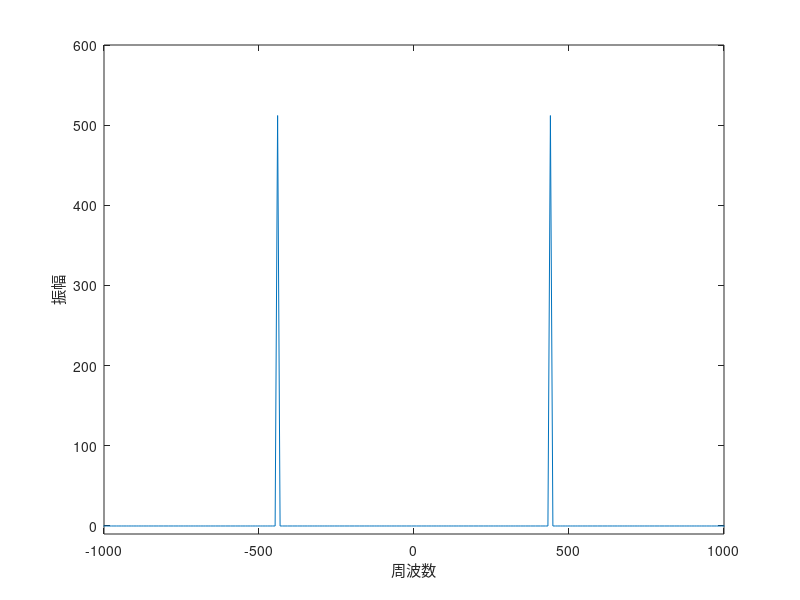

This chart was generated by the following MATLAB code:
clear;

Fs = 8192;
t = (0:(Fs-1)) / Fs;
f = 440;
fs = (-Fs/2 : Fs/1024 : (Fs/2) - Fs/1024);
y = sin(2*pi*f*t);

fft_y = fft(y,1024);
ln = length(abs(fftshift(fft(y))));
fft_ys = fftshift(fft_y);
fft_ys = abs(fft_ys);
figure;
plot(fs,fft_ys);
xlabel('周波数');
ylabel('振幅');
axis([-1000 1000 -10 600]);
